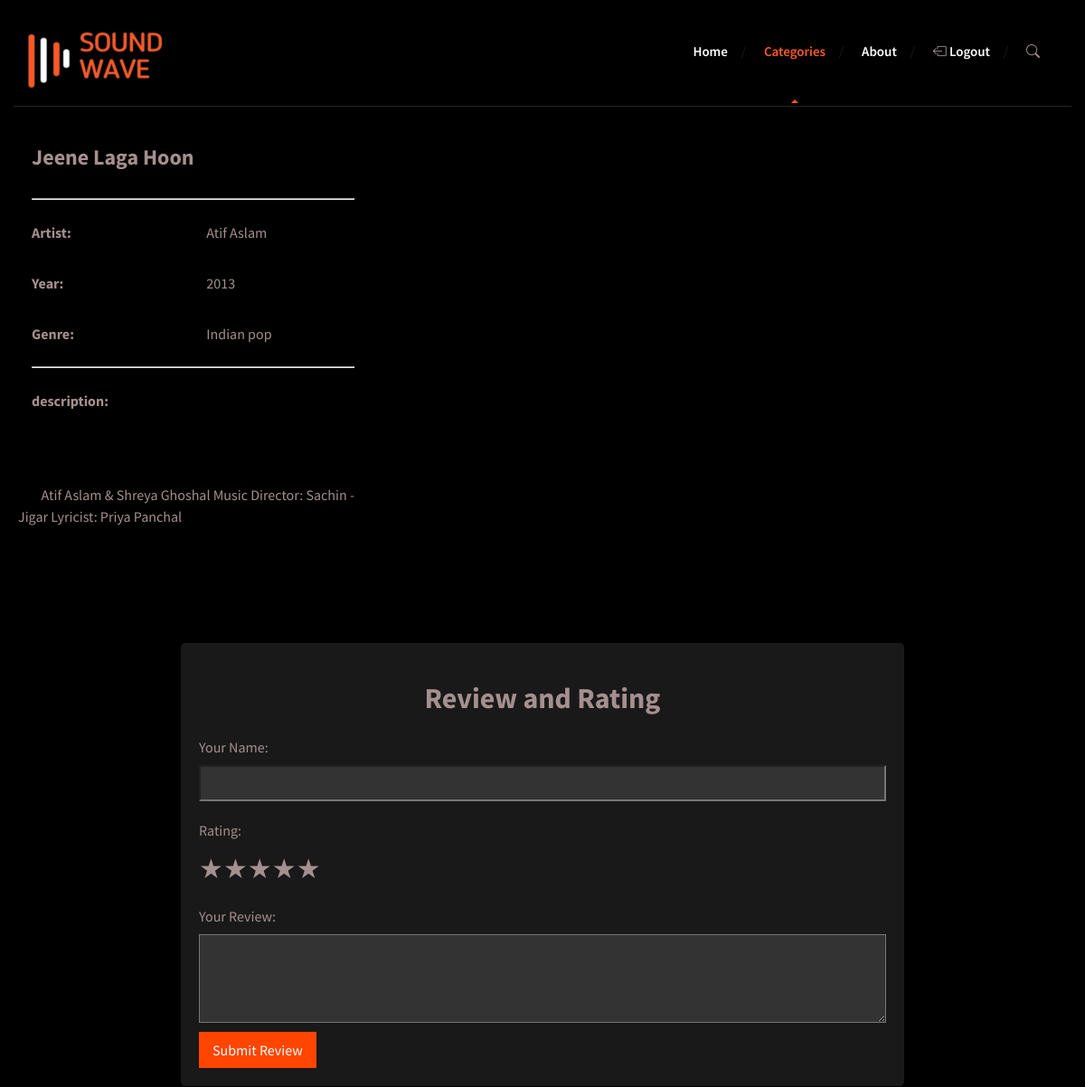
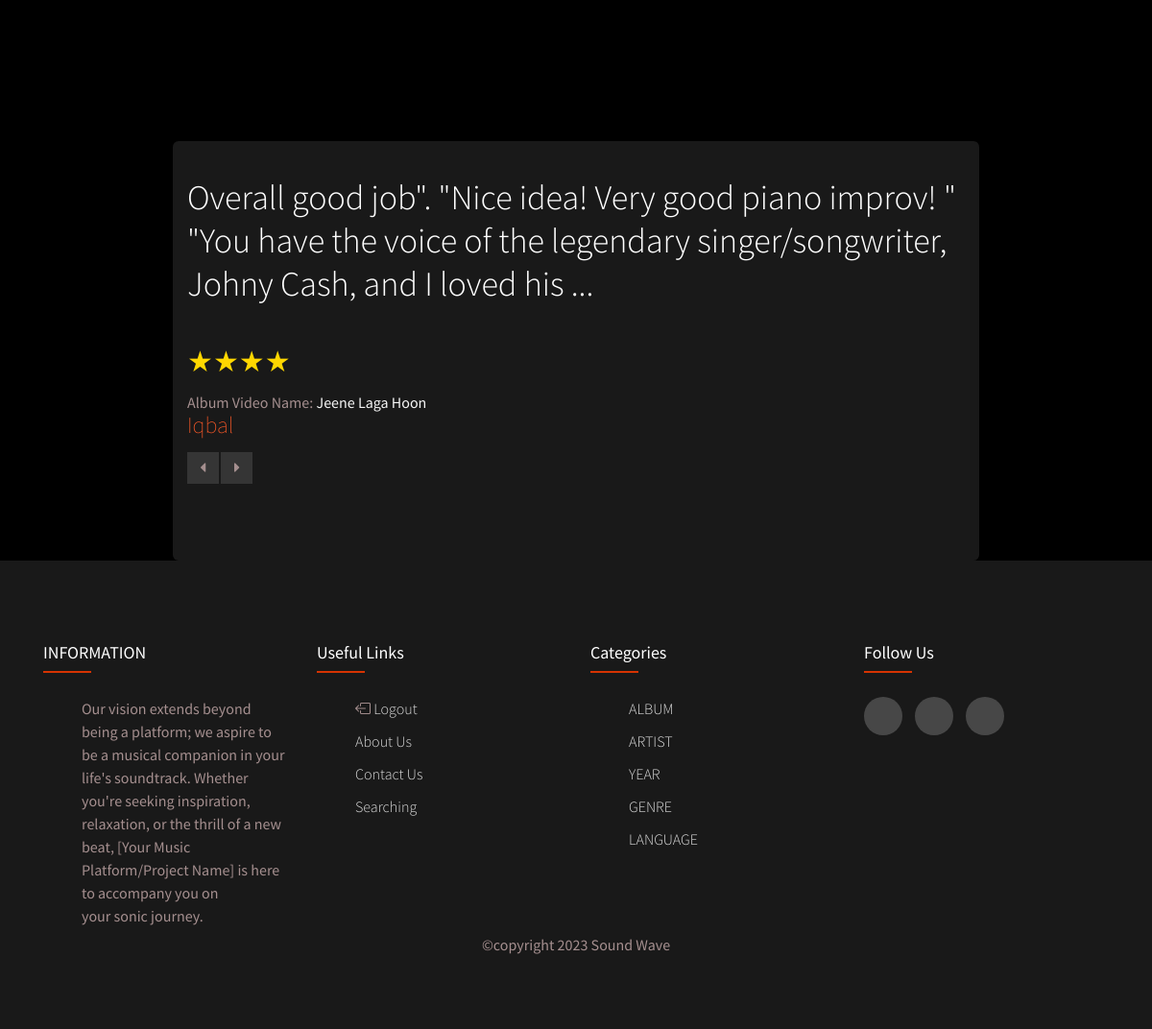
Page /frontend/album_video_details.php?id=2 (signed in) on the committed database (2 pictures, top to bottom).
### tables this page shows
CREATE TABLE `album_videos` (
  `album_videos_id` int(11) NOT NULL AUTO_INCREMENT,
  `name` varchar(255) DEFAULT NULL,
  `artist` varchar(255) DEFAULT NULL,
  `year` int(11) DEFAULT NULL,
  `genre` varchar(255) DEFAULT NULL,
  `description` varchar(255) DEFAULT NULL,
  `filepath` varchar(255) DEFAULT NULL,
  `trailer` varchar(255) DEFAULT NULL,
  `album_id` int(11) DEFAULT NULL,
  PRIMARY KEY (`album_videos_id`),
  KEY `album_id` (`album_id`),
  CONSTRAINT `album_videos_ibfk_1` FOREIGN KEY (`album_id`) REFERENCES `album` (`album_id`) ON DELETE CASCADE
);

CREATE TABLE `album_rating_video` (
  `rating_id` int(11) NOT NULL AUTO_INCREMENT,
  `user_name` varchar(100) DEFAULT NULL,
  `album_videos_id` int(11) DEFAULT NULL,
  `rating` text DEFAULT NULL,
  `review` varchar(200) DEFAULT NULL,
  `date` timestamp NOT NULL DEFAULT current_timestamp(),
  PRIMARY KEY (`rating_id`),
  KEY `album_videos_id` (`album_videos_id`),
  CONSTRAINT `album_rating_video_ibfk_1` FOREIGN KEY (`album_videos_id`) REFERENCES `album_videos` (`album_videos_id`)
);

### frontend/album_video_details.php (the view, shortened to what this page needs)
<!DOCTYPE html>
<html lang="en">
<head>
  <link href="fonts/font-awesome.min.css" rel="stylesheet" type="text/css" />
  <link rel="stylesheet" href="style.css" />
  <link rel="stylesheet" href="https://owlcarousel2.github.io/OwlCarousel2/assets/owlcarousel/assets/owl.carousel.min.css">
  <link rel="stylesheet" href="https://owlcarousel2.github.io/OwlCarousel2/assets/owlcarousel/assets/owl.theme.default.min.css">
  <link rel="stylesheet" href="https://cdnjs.cloudflare.com/ajax/libs/font-awesome/5.7.2/css/all.min.css">
  <link rel="stylesheet" href="https://cdn.jsdelivr.net/npm/bootstrap-icons@1.11.2/font/bootstrap-icons.min.css">
</head>
<body style="background-color: black;">
<header class="site-header">
            <div class="container">
                <a href="index.php" id="branding">
                <img src="dummy/nav_logo.png" alt="Site Title"  /></a>
                <nav class="main-navigation">
                    <ul class="menu">
                        <li class="menu-item ">
                            <a href="index.php">Home</a>
                        </li>
                        <li class="menu-item current-menu-item"><a href="Categories.php">Categories</a></li>
                        <li class="menu-item"><a href="about.php">About</a></li>
                        <?php
                        if(isset($_SESSION['loggedin']) && $_SESSION['loggedin']== true){
                            $loggedin= true;
                          }
                          else{
                            $loggedin = false;
                          }
                     if($loggedin){
                        echo '<li class="menu-item "><a href="logout.php"> <i class="bi bi-box-arrow-left"></i> Logout</a></li>' ;
                       }
            ?>
            <li class="menu-item "><a href="searching.php"> <i class="bi bi-search"></i></a></li>
                    </ul>
                </nav>
            </div>
        </header>
  <?php
  $album_videos_id = $_GET['id'];
  include('include/config.php');
  $query = "select * from album_videos where album_videos_id = {$album_videos_id}";
  $data = mysqli_query($db, $query) or die("querry dailed");
  if (mysqli_num_rows($data) > 0) {
    while ($rows = mysqli_fetch_assoc($data)) {
  ?>
      <div class='container product-details-page'>
        <div class='row'>
          <br><br>
          <div class="col-md-4">
            <?php echo '<h2>' . $rows['name'] . ' </h2>' ?>
            <hr />
            <div class="product-info">
              <div class='row'>
                <div class="col-md-6">
                  <p class="title">Artist:</p>
                </div>
                <div class="col-md-6">
                  <?php echo ' <p class="data"> ' . $rows['artist'] . '</p>' ?>
                </div>
              </div>
              <div class='row'>
                <div class="col-md-6">
                  <p class="title">Year:</p>
                </div>
                <div class="col-md-6">
                  <?php echo ' <p class="data"> ' . $rows['year'] . '</p>' ?>
                </div>
              </div>
              <div class='row'>
                <div class="col-md-6">
                  <p class="title">Genre:</p>
                </div>
                <div class="col-md-6">
                  <?php echo ' <p class="data"> ' . $rows['genre'] . '</p>' ?>
                </div>
              </div>
            </div>
            <hr />
            <div class="product-info">
              <div class='row' >
                <div class="col-md-6" >
                  <p class="title">description:</p>
                </div>
                <?php echo ' <p class="data" > <br> <br> &nbsp;  &nbsp;  &nbsp;  &nbsp;  ' . $rows['description'] . '</p> ';?>
              </div>
            </div>
          </div><br><br>
          <div class="col-md-8" ><br>
          </div>
        </div>
      </div>
  <?php }
  } ?>
    <br><br><br>
  <main>
<form action="submit_review_album_video.php" method="post">
<center><h1>Review and Rating</h1></center>
    <label for="username" >Your Name:</label>
    <input type="text" id="username" name="name" required>
    <label for="rating">Rating:</label>
    <div class="star-rating">
        <input type="radio" id="star5" name="rating" value="5" ><label for="star5" ></label>
        <input type="radio" id="star4" name="rating" value="4"><label for="star4"></label>
        <input type="radio" id="star3" name="rating" value="3"><label for="star3"></label>
        <input type="radio" id="star2" name="rating" value="2"><label for="star2"></label>
        <input type="radio" id="star1" name="rating" value="1"><label for="star1"></label>
    </div><br>
    <label for="comment">Your Review:</label>
    <textarea id="comment" name="comment" rows="4" required></textarea>
    <input type="submit" value="Submit Review" >
</form>
</main>
<br><br>
<?php
 $album_videos_id = $_GET['id'];
              include('include/config.php');
              $query = "select user_name,name,rating,review
              from album_rating_video a
              inner join
              album_videos b
              on a.album_videos_id=b.album_videos_id where b.album_videos_id={$album_videos_id}";
              $album_data = mysqli_query($db, $query) or die("querry dailed");
              if (mysqli_num_rows($album_data) > 0) {
              echo '  <div class="container" data-bg-color="#191919" style="width: 70%; border-radius: 6px;">
                <div class="quote-slider" height:300px;>
                  <ul class="slides">';
                while ($album_rows = mysqli_fetch_assoc($album_data)) {
                  echo '  <li>
                <blockquote >
                  <p>' . $album_rows['review'] . '</p>
                  <div class="star-rating"> ';
                  for ($i = 1; $i <= $album_rows['rating']; $i++) {
                    echo ' <input type="radio" id="star5" name="rating" value='. $album_rows['rating'] .'><label for="star5" style="color: #FFD700;"></label>';
                  }
                  echo '  </div><br>
                 <span>Album Video Name: <Span style="color: whitesmoke;">' . $album_rows['name'] . '</Span></span><br>
                  <cite>' . $album_rows['user_name'] . '</cite>
                </blockquote>
              </li>';
                }
          echo '
            </ul>
          </div>
        </div>
      ';} ?>
      <?php
    include('include/footer.php'); ?>
</body>
</html>

### frontend/album_video_details.php (style rules this page uses)
.product-details-page { padding: 20px; }
.product-details-page h2 { font-weight: bold; }
.product-details-page .product-info { text-align: left; }
.product-details-page .product-info .title { font-weight: bold; font-size: 16px; margin-right: 20px; }
.product-details-page .product-info .data { font-size: 16px; }
* { color: rgb(165, 143, 143); }
main { max-width: 800px; margin: 20px auto; padding: 20px; background-color:#191919; box-shadow: 0 0 10px rgb(0,0,0,0); border-radius: 5px; }
label { display: block; margin-bottom: 8px; }
input[type="text"], textarea { width: 100%; padding: 8px; margin-bottom: 10px; box-sizing: border-box; background-color: #333; }
input[type="submit"] { background-color: orangered; color: white; padding: 10px 15px; border: none; cursor: pointer; }
label { display: block; margin-top: 10px; }
.star-rating { display: inline-block; }
.star-rating label { float: right; padding: 0; cursor: pointer; }
.star-rating label:before { content: '\2605'; font-size: 30px; }

### frontend/include/footer.php (style rules this page uses)
.container { max-width: 1170px; margin: auto; }
.row { display: flex; flex-wrap: wrap; }
ul { list-style: none; }

### rows in the picture
album_videos: name "Jeene Laga Hoon", artist "Atif Aslam", year "2013", genre "Indian pop", description "Atif Aslam & Shreya Ghoshal Music Director: Sachin - Jigar Lyricist: Priya Panchal"
album_rating_video: review "Overall good job\". \"Nice idea! Very good piano improv! \" \"You have the voice of the legendary singer/songwriter, Johny Cash, and I loved his ...", rating "4" (drawn), album_videos.name "Jeene Laga Hoon", user_name "Iqbal"
